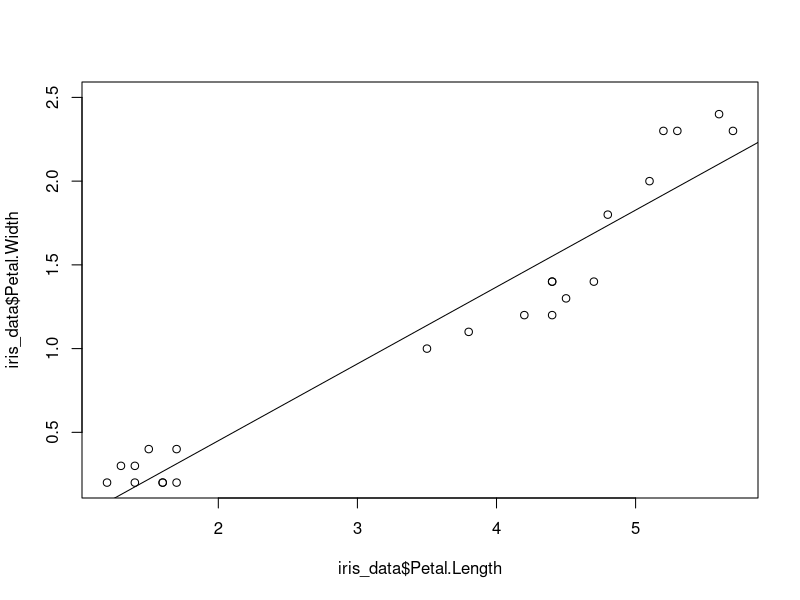
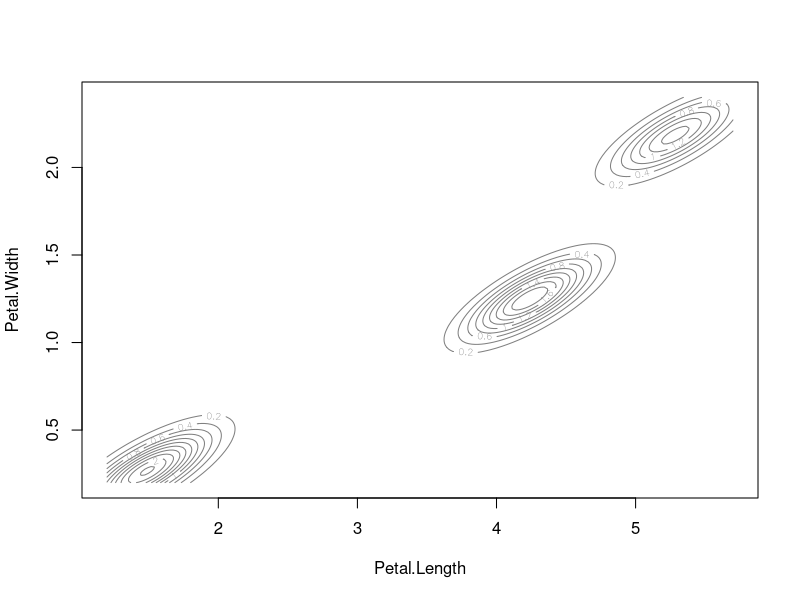
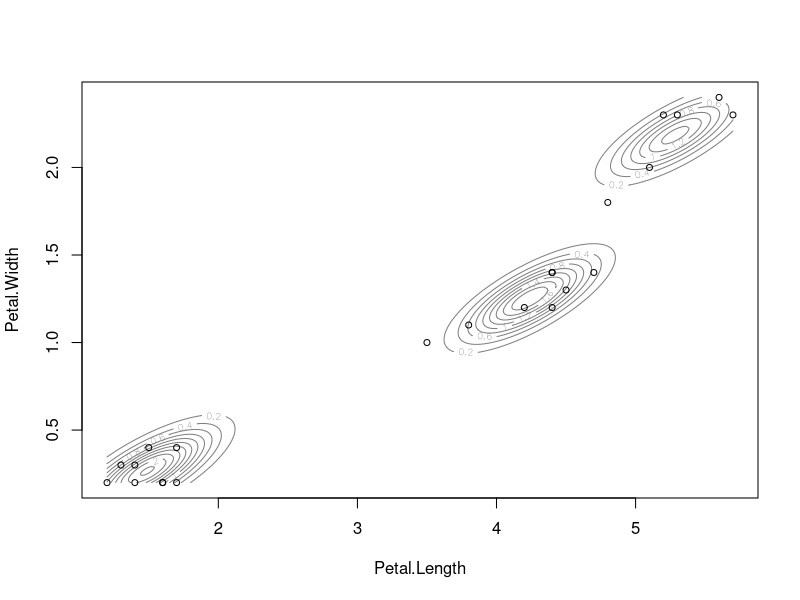
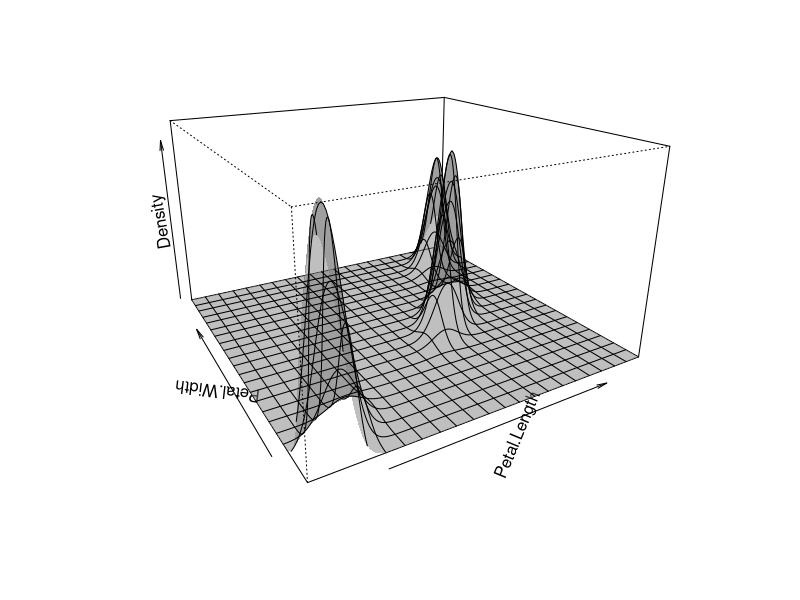

Recreate these plots in R, in order.
# MISSING DATA

# 1
# use the right separator characters
iris_data <- read.table("iris.csv", header = TRUE, sep = ";", dec = ",")

# 2
plot(iris_data$Petal.Length, iris_data$Petal.Width)

# 3
lm_fit <- lm(Petal.Width ~ Petal.Length, data = iris_data)
summary(lm_fit)

# 4
abline(lm_fit)

# 5
mean(iris_data$Petal.Length)
mean(iris_data$Petal.Width)
summary(iris_data)

# 6
getOption("na.action")

# 7
sum(complete.cases(iris_data))

# 8
# this will save the values and print out the result
(mean_pl <- mean(iris_data$Petal.Length, na.rm = TRUE))
(mean_pw <- mean(iris_data$Petal.Width, na.rm = TRUE))

# 9
cov(iris_data$Petal.Length, iris_data$Petal.Width)
cov(iris_data$Petal.Length, iris_data$Petal.Width, use = "complete.obs")
cov(iris_data$Petal.Length, iris_data$Petal.Width, use = "pairwise.complete.obs")

# 10 b.
# first make a copy of the original data frame
mean_imputation <- iris_data
# find the indexes of the missing values
idx_pw_missing <- is.na(mean_imputation$Petal.Width)
# then impute the mean where data is missing
mean_imputation$Petal.Width[idx_pw_missing] <- mean_pw
# now calculate the mean
mean(mean_imputation$Petal.Width)

# do the same for Petal.Length

# 10 c.
# make a copy of the original data frame
strat_mean_imputation <- iris_data
# calculate the mean of Petal.Width for only setosas
mean_pw_setosa <- mean(subset(iris_data, Species == "setosa")$Petal.Width, na.rm = TRUE)
# impute, right indexes are found when both conditions are true
strat_mean_imputation$Petal.Width[is.na(strat_mean_imputation$Petal.Width) & strat_mean_imputation$Species == "setosa"] <- mean_pw_setosa
# do the same for virginica (no missing values in versicolor). Finally:
mean(strat_mean_imputation$Petal.Width)

# do the same for Petal.length

# 10 d.
# make a copy of the original data frame
regr_imputation <- iris_data
# impute the values with regression
regr_imputation$Petal.Width[is.na(regr_imputation$Petal.Width)] <- predict(lm_fit, subset(regr_imputation, is.na(Petal.Width)))
# calculate the mean
mean(regr_imputation$Petal.Width)

# do the same for Petal.length
# note that we need to build another regression model to impute the missing Petal.Length values


# 11
# make a copy of the original data frame
iris_ml <- iris_data

# load the needed package, install if not already installed
if (!require(mclust)) {
    install.packages("mclust")
    require(mclust)
}
# only complete observations for building the density model
trainingdata <- iris_data[complete.cases(iris_data),]
# do not use Species column
dens <- densityMclust(trainingdata[,c(1,2)], G = 3)
summary(dens, parameters = TRUE)
plot(dens, what = "density", data = trainingdata[,c(1,2)])
plot(dens, what = "density", type = "persp")

# ML estimate of width when length is known, in this case for row #18
widths <- seq(0,4,0.1)
lengths <- rep(iris_data$Petal.Length[18], length(widths))
ml_est <- seq(0,4,0.1)[which.max(predict(dens, data.frame(Petal.Length = lengths, Petal.Width = widths)))]
iris_ml$Petal.Width[18] <- ml_est

# repeat for all missing Petal.Width values

# repeat for all missing Petal.Length values (ML estimate of length when width is known)


# 12
# load the needed package, install if not already installed
if (!require(mice)) {
    install.packages("mice")
    require(mice)
}
imp <- mice(iris_data, m = 10, print = FALSE, seed = 121018)

# we can fit the regression model on MI data:
fit_mi <- with(imp, lm(Petal.Width ~ Petal.Length))
est <- pool(fit_mi)
summary(est)
# intercept = est$qbar[[1]], slope = est$qbar[[2]]
# pw <- est$qbar[[1]] + pl * est$qbar[[2]]

# pooled estimates of the means
m <- imp$m
Q <- rep(NA, m)
U <- rep(NA, m)
for (i in 1:m) {
   Q[i] <- mean(complete(imp, i)$Petal.Width)
   U[i] <- var(complete(imp, i)$Petal.Width) / nrow(iris_data)  # (standard error of estimate)^2
}
est_pw <- pool.scalar(Q, U, n = nrow(iris_data), k = 1)  # Barnard-Rubin 1999

est_pw$qbar # this is the pooled estimate for Petal.Width

# do the same for Petal.length
for (i in 1:m) {
    Q[i] <- mean(complete(imp, i)$Petal.Length)
    U[i] <- var(complete(imp, i)$Petal.Length) / nrow(iris_data)  # (standard error of estimate)^2
}
est_pl <- pool.scalar(Q, U, n = nrow(iris_data), k = 1)  # Barnard-Rubin 1999

est_pl$qbar # this is the pooled estimate for Petal.Length
